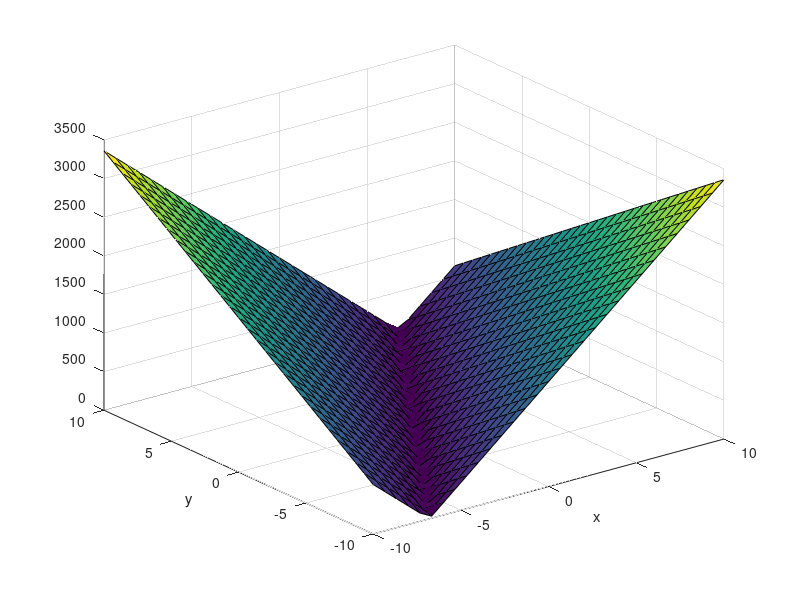

MATLAB code to generate this figure: (Note: this script raises an error after producing the figure.)
clear all
close all
resolution=30;
range=10;
depthTolerance = 5;
%Due to peculiarities of plotting, consider x=tMat,y=xMat
Offsets.xSet=-range:2*range/resolution:range;
Offsets.tSet=-range:2*range/resolution:range;
[Offsets.tMat,Offsets.xMat]=meshgrid(-range:2*range/resolution:range,-range:2*range/resolution:range);
DesignParams.aspectRatio='Test';
DesignParams.rotationCenter='Test';
Z=abs(-exp(1)*(Offsets.xMat)+4*Offsets.tMat);
%Z=Z+(abs(range.^2-(abs(Offsets.tMat)-range).^2)).^0.5;
Z=50*Z;
figure(1)
surf(Offsets.tMat,Offsets.xMat,Z)
xlabel('x')
ylabel('y')
watershedInitial=flooding_solver_2d(Z,'8adj');
PlotLimits=find2DPlotLimits(watershedInitial,1,Offsets);
plotOpaque3DHeightMap(watershedInitial,Z,Offsets,PlotLimits,DesignParams,resolution)


watersheds=merge_watersheds_by_depth(Z,watershedInitial,depthTolerance);
watersheds=merge_dams(Z,watersheds);
plotOpaque3DHeightMap(watersheds,Z,Offsets,PlotLimits,DesignParams,resolution)

function [PlotLimits]=find2DPlotLimits(watersheds,borderSize,Offsets)
[iWatersheds,jWatersheds]=find(watersheds~=1);
PlotLimits.iMin=max(min(iWatersheds)-borderSize,1);
PlotLimits.iMax=min(max(iWatersheds)+borderSize,size(Offsets.xMat,1));
PlotLimits.jMin=max(min(jWatersheds)-borderSize,1);
PlotLimits.jMax=min(max(jWatersheds)+borderSize,size(Offsets.xMat,2));
end
